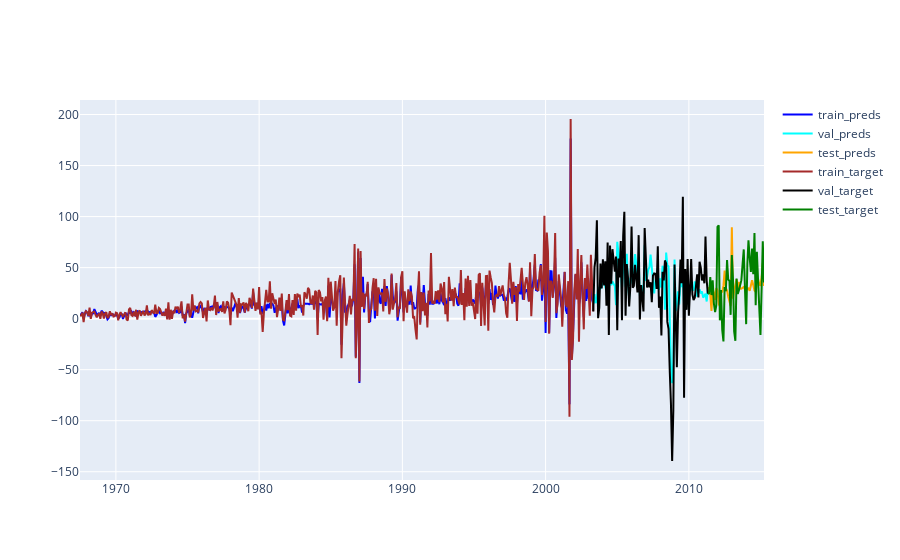

Notebook source saved alongside this figure:
### Code cell
with torch.no_grad():
    train_preds = best_model.forward(X_train_tensor).numpy()*200
    train_preds = pd.DataFrame(train_preds, index=X_train.index)
    val_preds = best_model.forward(X_val_tensor).numpy()*200
    val_preds = pd.DataFrame(val_preds, index=X_val.index)
    test_preds = best_model.forward(X_test_tensor).numpy()*200
    test_preds = pd.DataFrame(test_preds, index=X_test.index)

import plotly.io as pio
import plotly.graph_objects as go
print(f"naive_train_RMSE: {mse(y_train, y_train.shift(1).bfill())**0.5}")
print(f"naive_val_RMSE: {mse(y_val, y_val.shift(1).bfill())**0.5}")
print(f"naive_test_RMSE: {mse(y_test, y_test.shift(1).bfill())**0.5}")
print(f"train_RMSE: {mse(train_preds, y_train)**0.5}")
print(f"train_MAE: {mae(train_preds, y_train)}")
print(f"val_RMSE: {mse(val_preds, y_val)**0.5}")
print(f"val_MAE: {mae(val_preds, y_val)}")
print(f"test_RMSE: {mse(test_preds, y_test)**0.5}")
print(f"test_MAE: {mae(test_preds, y_test)}")

fig = go.Figure()
fig.add_trace(
    go.Scatter(x=train_preds.index, y=train_preds[0],  name="train_preds", line=dict(color='blue'))
)

fig.add_trace(
    go.Scatter(x=val_preds.index, y=val_preds[0],  name="val_preds", line=dict(color='cyan'))
)
fig.add_trace(
    go.Scatter(x=test_preds.index, y=test_preds[0],  name="test_preds", line=dict(color='orange'))
)

fig.add_trace(
    go.Scatter(x=pd.DataFrame(y_train).index, y=pd.DataFrame(y_train)["pce_diff_1"],  name="train_target" , line=dict(color='brown'))
)
fig.add_trace(
    go.Scatter(x=pd.DataFrame(y_val).index, y=pd.DataFrame(y_val)["pce_diff_1"],  name="val_target", line=dict(color='black'))
)
fig.add_trace(
    go.Scatter(x=pd.DataFrame(y_test).index, y=pd.DataFrame(y_test)["pce_diff_1"],  name="test_target", line=dict(color='green'))
)
fig.update_layout(height=600)
fig.show()
